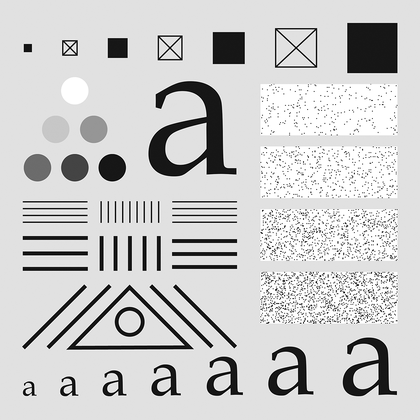
%> input picture CEG_7580/projects/project4/Fig0440(a)(testpattern).tif, 420 x 420 px, shrunk from 1024 x 1024 before the run; its folder holds only this picture in this run
$ octave --eval "Problem4;"   (GNU Octave 9; MATLAB toolbox functions it lacks are replaced by stand-ins)
%> lines starting %> are read from the running program, lines starting %| are printed output that depends on the picture; in (x1, y1, x2, y2) boxes, pixels count from 0 and x2, y2 are one past the last pixel; in counts of white or black regions, pixels touching at a corner belong together; the program's own positions count from 1
### CEG_7580/projects/project4/find_files_from_pattern.m

function imageFiles = find_files_from_pattern(patternStr, varargin)
%> called with patternStr = 'testpattern'
% load the image file names into a cell structure, based on figure pattern
% pattern string -> patternStr

    ext = '*.tif' ;
    if nargin > 1
        ext = varargin{1} ;
    end

    [currDir] = fileparts(mfilename('fullpath')) ;
    files = dir(fullfile(currDir, ext)) ;
    imageFiles = {} ;

    for k = 1:length(files)
        baseFileName = files(k).name ;
        if contains(baseFileName, patternStr)
            fullFileName = fullfile(currDir, baseFileName);
            imageFiles(end+1) = {fullFileName} ;
        end
    end

end

### CEG_7580/projects/project4/parse_inputs.m
function options_out = parse_inputs(options, varargin)

    %# define defaults at the beginning of the caller code so that you do not need to
    %# scroll way down in case you want to change something or if the help is
    %# incomplete

    %# read the acceptable names
    optionNames = fieldnames(options);

    %# count arguments
    nArgs = length(varargin{1});
    if round(nArgs/2)~=nArgs/2
        error('EXAMPLE needs propertyName/propertyValue pairs')
    end

    for pair = reshape(varargin{1},2,[]) %# pair is {propName;propValue}
        inpName = pair{1};
        if any(strcmp(inpName,optionNames))
            %# overwrite options. If you want you can test for the right class here
            %# Also, if you find out that there is an option you keep getting wrong,
            %# you can use "if strcmp(inpName,'problemOption'),testMore,end"-statements
            options.(inpName) = pair{2};
        else
            error('%s is not a recognized parameter name',inpName)
        end
    end

    options_out = options ;

end

### CEG_7580/projects/project4/freq_filter_image.m
function Gxy = freq_filter_image(I, P, Q, filterType, varargin)
% Pre processes image for frequency filtering
% I -> Image data matrix
% * variable arguements
% arg1 -> P (pad dim1)
% arg2 -> Q (pad dim2)

    % default values of potential user options
    options = struct('D0',50,'n',1,'center',[], 'pass_type', 'gaussian');

    options = parse_inputs(options, varargin) ;

    %get dimensions of input image
    [M, N] = size(I) ;

    %first, zero pad. Gonna assume that it is gonna be twice the dimension for now unless the user specifies
    % use the user passed dimensions for padding parameters
    pad = zeros(P,Q) ;
    pad(1:M, 1:N) = I ;
    %pad = padarray(I, [(P-M)/2, (Q-N)/2]) ;

    [Y, X] = meshgrid(1:Q, 1:P) ;

    % now center the image
    Fxy = (-1).^(X+Y) .* pad ;

    % apply fourier transform
    Fuv = fft2(Fxy) ;

    % return frequency domain data if that is all the user wants,
    % as opposed to applying a transfer function
    if strcmp(filterType, 'dft')
        Gxy = Fuv ;
        return
    end


    %retrieve transfer function on a P by Q grid
    [v, u] = meshgrid(1:Q, 1:P) ;

    Huv = get_freq_transfer_fun(u, v, filterType, options) ;
    % apply the transfer function to the Frequency domain image
    %Guv = real(Huv) .* real(Fuv) + imag(Huv).*imag(Fuv) ;
    Guv = Huv.* Fuv ;

    % go back to the spatial domain
    gp_xy = real(ifft2(Guv)) .*((-1).^(X+Y)) ;

    Gxy = gp_xy(1:M, 1:N) ;

end

### CEG_7580/projects/project4/get_freq_transfer_fun.m
function Huv =  get_freq_transfer_fun(u,v, filterType, varargin)
% u -> u dimension of 2D frequency domain, pased in as a mesh MxN
% v -> v dimension of 2D frequency domain, pased in as a mesh MxN
% filterType -> string determining what type of filter transfer function to apply
% supported filterTypes:
%   > gaussian (high/lowpass)
%   > ideal (high/lowpass)
%   > butterworth (high/lowpass)
%   > dft - for returning frequency domain fn only, just returns ones
%
% varargin{1} -> options struct: defines defaults and filter parameters, depending on what filter is used
% options: > D0 - cutoff frequency
%          > n - butterworth parameter
%          > center - user defined center coordinates for P by Q grid in frequency domain. 2 element vector
%          > pass_type - string for 'highpass' or 'lowpass'


    % set default arguements if user does not pass in options struct
    if nargin >=1
        options = varargin{1};
    else
        options = struct('D0',50,'n',1,'center',[], 'pass_type', 'gaussian');
    end

    % error handle for improper dimensions
    if any(size(u) ~= size(v))
        error('please pass in equal sized meshes for u and v')
    end

    if length(size(u)) > 2 || length(size(v)) > 2
        error('improper dimensions, pass in nxm dimensioned u and v domains ...')
    end

    % take in passed in u,v domains
    dims_u = size(u) ;
    dims_v = size(v) ;

    % user just passed in dimensions, create grid
    if (dims_u(1) == 1 && dims_u(2) == 1) && (dims_v(1)==1 && dims_v(2) == 1)
        u = 1:dims_u ;
        v = 1:dims_v ;

        [u, v] = meshgrid(u,v) ;

    else
        %user passed in a spaced array
        IS_U_Vector = dims_u(1) == 1 || dims_u(2) == 1 ;
        IS_V_Vector = dims_v(1) == 1 || dims_v(2) == 1 ;

        if IS_U_Vector && IS_V_Vector
            [u, v] = meshgrid(u,v);
        elseif (~IS_U_Vector && IS_V_Vector) || (IS_U_Vector && ~IS_V_Vector)
            error('Either pass in both vectors or both matrices, do not missmatch for u and v ...')
        end
    end

    [M, N] = size(u) ; % size of v will be the same

    % we are assuming that we are dealing with a symmetric, centered input matrix
    % in most cases, we will need to know the center

    % set default center to be in middle
    if isempty(options.center)
        center = [0 0] ;

        IS_M_EVEN = ~mod(M,2);
        IS_N_EVEN = ~mod(N,2);

        % check if even or odd. Estimate the center
        if IS_M_EVEN
            center(1) = floor(M/2) ;
        else
            center(1) = floor(M/2) + 1 ;
        end

        if IS_N_EVEN
            center(2) = floor(N/2) ;
        else
            center(2) = floor(N/2) + 1;
        end
    else
        % user passed in the center
        center = options.center ;
    end

    % get the transfer function
    switch filterType

        case 'lowpass'
            % compute the distance parameter
            D = sqrt((u - center(1)).^2 + (v - center(2)).^2) ;

            %compute centered transfer function
            if strcmp(options.pass_type, 'gaussian')

                Huv = exp(-1*D.^2 ./ (2*options.D0^2)) ;

            elseif strcmp(options.pass_type, 'butterworth')
                Huv = 1 ./ (1 + (D./options.D0).^(2*options.n)) ;

            elseif strcmp(options.pass_type, 'ideal')
                D(D<=options.D0) = 1 ;
                D(D>options.D0) = 0 ;
                Huv = D ;
            else
                error('Please enter a valide pass filter type: gaussian or butterworth ...')
            end

        case 'highpass'
            % compute the distance parameter
            D = sqrt((u - center(1)).^2 + (v - center(2)).^2) ;

            %compute centered transfer function
            if strcmp(options.pass_type, 'gaussian')
                LP = exp(-1*D.^2 ./ (2*options.D0^2)) ;
                Huv = 1 - LP ;
            elseif strcmp(options.pass_type, 'butterworth')
                Huv = 1 ./ (1 + (options.D0./D).^(2*options.n)) ;
            elseif strcmp(options.pass_type, 'ideal')
                D(D<options.D0) = 0 ;
                D(D>=options.D0) = 1 ;
                Huv = D ;
            else
                error('Please enter a valide pass filter type: gaussian or butterworth ...')
            end

        case 'dft'
            % will multiply Fuv simply by 1 in the caller function
            Huv = ones(size(u)) ;
        otherwise
            error('unrecognized input, please try again ...')

    end

end

### CEG_7580/projects/project4/Problem4.m
function Problem4(varargin)

    % load in file name. let TA pass it in to function if they wish
    files = {} ;
    if nargin >=1
        files = cell(varargin{1});
    else
        files = find_files_from_pattern('testpattern', '*.tif') ;
    end

    % the two cutoff frequencies to test
    radii = [60 160];

    % set butterworth constant
    n = 2 ;

    for f = files
        file = f{1} ;
        % load image
        I_int = imread(file) ;
%> I_int is the input picture: size 420x420 uint8; min 0, max 255, mean 204
        I_double = im2double(I_int) ;

        [M,N] = size(I_double);
%> M = 420; N = 420
        P = 2*M ;
%> P = 840
        Q = 2*N;
%> Q = 840

        % create figure handle
        fig1 = figure() ;
        set(0, 'CurrentFigure', fig1) ;

        imshow(I_double)
        title('Original Image')

        % create figure handle
        fig2 = figure() ;
        set(0, 'CurrentFigure', fig2) ;

        % get transformed image based on frequency filtering techniques of ideal, gaussian, and butterworth highpass filters

        Gxy_ideal_1 = freq_filter_image(I_double, P, Q, 'highpass', 'D0', radii(1), 'pass_type', 'ideal') ;
%> in parse_inputs, `nArgs = length(varargin{1});`: nArgs = 4
%> the loop in parse_inputs, `for pair = reshape(varargin{1},2,[])` made 2 passes
%> (pair, inpName) on passes 1 to 2: ({'D0', 60}, 'D0'), ({'pass_type', 'ideal'}, 'pass_type')
%> after the loop in parse_inputs, `for pair = reshape(varargin{1},2,[])`: options = {D0 60, n 1}
%> in get_freq_transfer_fun, `D(D>=options.D0) = 1 ;`:
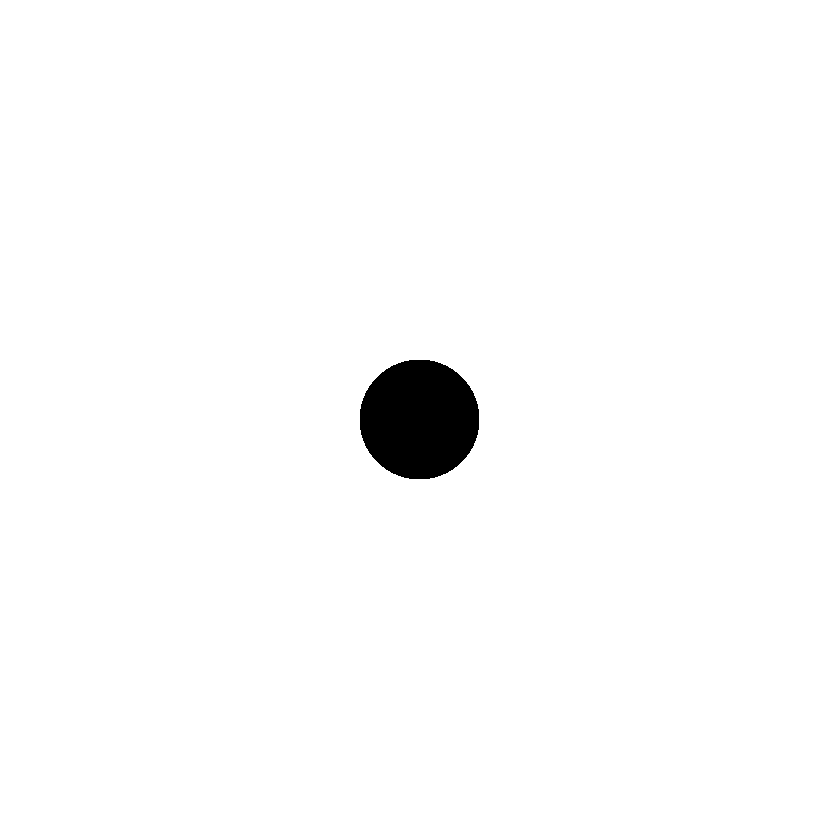
%> D: size 840x840 double; values 0 (black) and 1 (white), 98.4% white; 1 black region, box (x1, y1, x2, y2) and area: (360, 360, 479, 479) 11277
        Gxy_ideal_2 = freq_filter_image(I_double, P, Q, 'highpass', 'D0', radii(2), 'pass_type', 'ideal') ;
%> call 2 of freq_filter_image, with P = 840, Q = 840, filterType = 'highpass'
%> the loop in parse_inputs (call 2), `for pair = reshape(varargin{1},2,[])` made 2 passes
%> (pair, inpName) on passes 1 to 2: ({'D0', 160}, 'D0'), ({'pass_type', 'ideal'}, 'pass_type')
%> in freq_filter_image (call 2), `options = parse_inputs(options, varargin) ;`: options = {D0 160, n 1}
%> call 2 of get_freq_transfer_fun, with filterType = 'highpass'
%> in get_freq_transfer_fun (call 2), `D(D<options.D0) = 0 ;`:
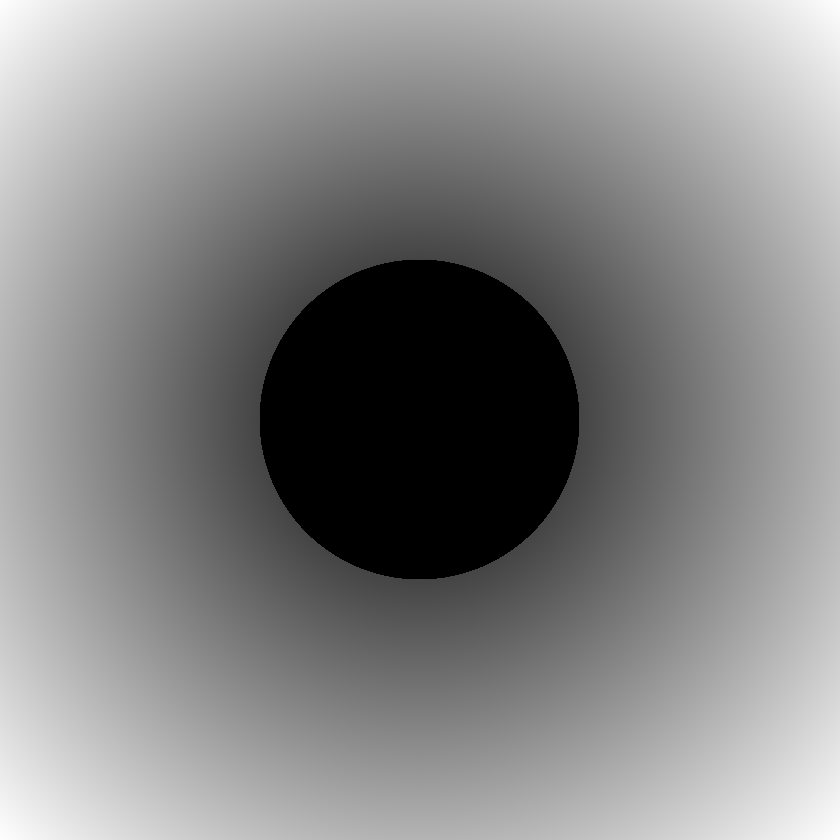
%> D: size 840x840 double; min 0, max 594, mean 309.2; drawn with min black and max white
%> in get_freq_transfer_fun (call 2), `D(D>=options.D0) = 1 ;`: D: size 840x840 double; values 0 (black) and 1 (white), 88.6% white; 1 black region, box (x1, y1, x2, y2) and area: (260, 260, 579, 579) 80369
%> in freq_filter_image (call 2), `Gxy = gp_xy(1:M, 1:N) ;`:
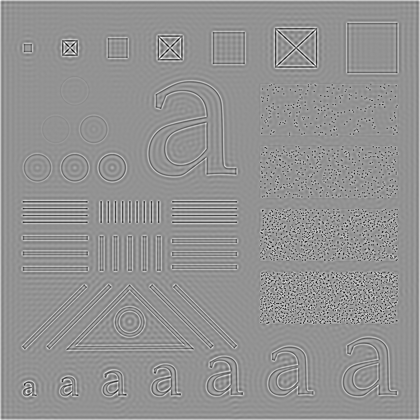
%> Gxy: size 420x420 double; min -0.78, max 0.576, mean 0.00198; drawn with min black and max white

        Gxy_gauss_1 = freq_filter_image(I_double, P, Q, 'highpass', 'D0', radii(1), 'pass_type', 'gaussian') ;
%> call 3 of freq_filter_image, with P = 840, Q = 840, filterType = 'highpass'
%> in freq_filter_image (call 3), `options = parse_inputs(options, varargin) ;`: options = {D0 60, n 1}
%> in freq_filter_image (call 3), `Gxy = gp_xy(1:M, 1:N) ;`:
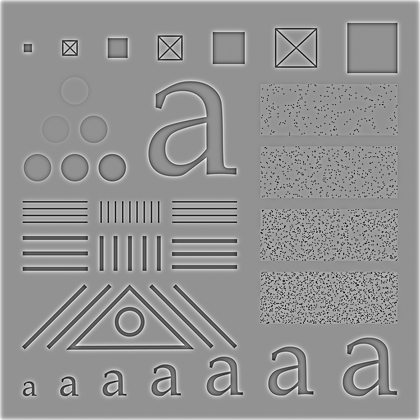
%> Gxy: size 420x420 double; min -0.81, max 0.603, mean 0.00754; drawn with min black and max white
        Gxy_gauss_2 = freq_filter_image(I_double, P, Q, 'highpass', 'D0', radii(2), 'pass_type', 'gaussian') ;
%> call 4 of get_freq_transfer_fun, with filterType = 'highpass'
%> in get_freq_transfer_fun (call 4), `LP = exp(-1*D.^2 ./ (2*options.D0^2)) ;`:
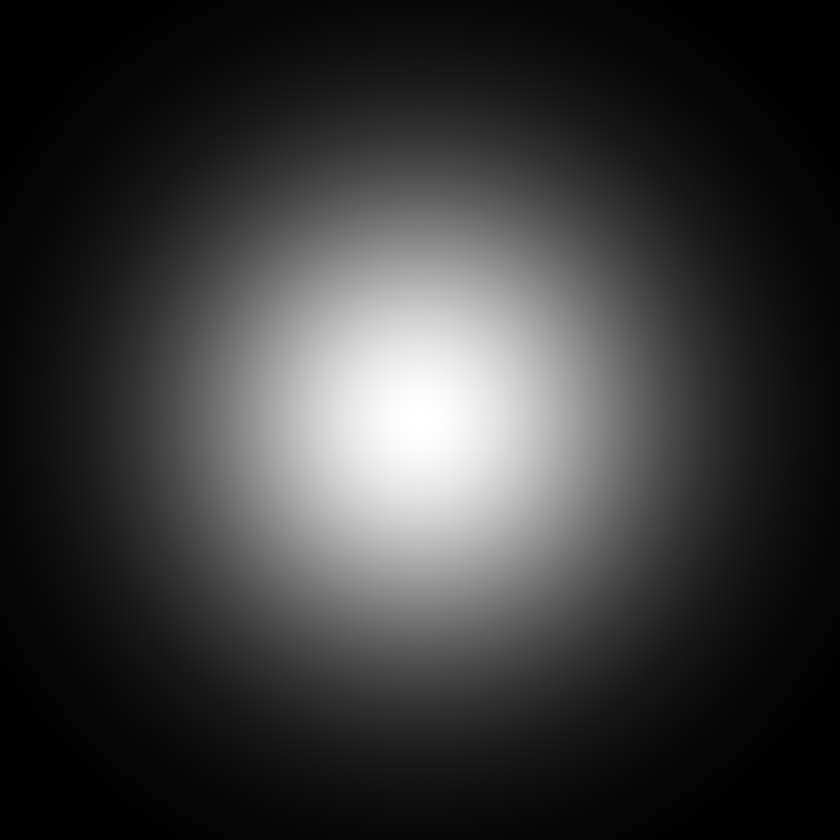
%> LP: size 840x840 double; min 0.00102, max 1, mean 0.224
%> in get_freq_transfer_fun (call 4), `Huv = 1 - LP ;`:
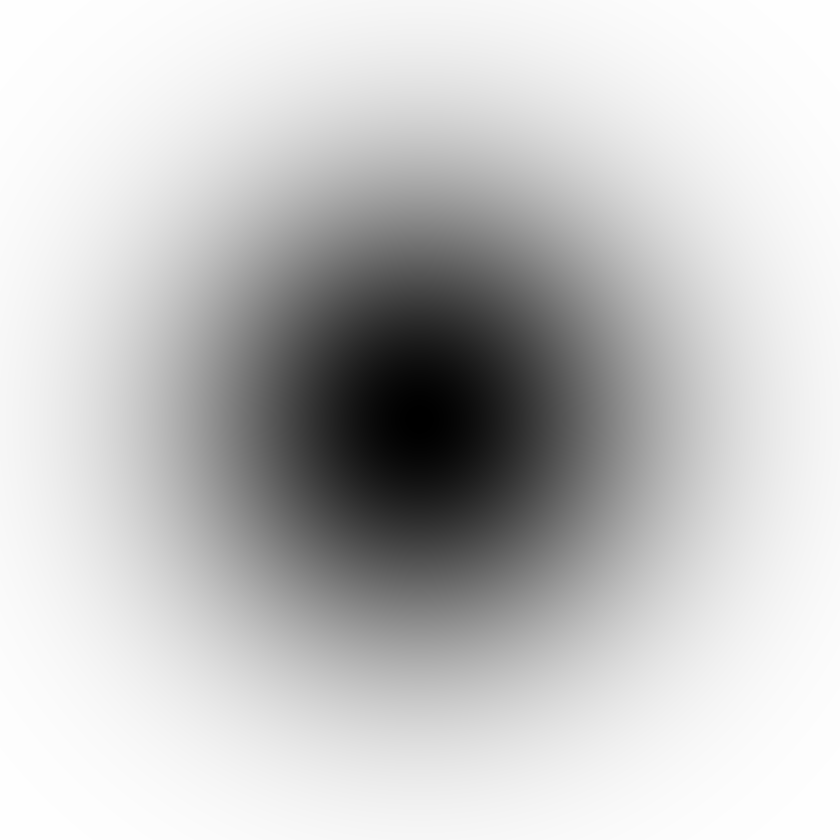
%> Huv: size 840x840 double; min 0, max 0.999, mean 0.776

        Gxy_butt_1 = freq_filter_image(I_double, P, Q, 'highpass', 'D0', radii(1), 'pass_type', 'butterworth', 'n', n);
        Gxy_butt_2 = freq_filter_image(I_double, P, Q, 'highpass', 'D0', radii(2), 'pass_type', 'butterworth', 'n', n);

        % display results
        subplot(2,3,1)
        imshow(Gxy_ideal_1)
        title(['Ideal Highpass Filter, D0 = ', num2str(radii(1))])

        subplot(2,3,2)
        imshow(Gxy_ideal_2)
        title(['Ideal Highpass Filter, D0 = ', num2str(radii(2))])

        subplot(2,3,3)
        imshow(Gxy_gauss_1)
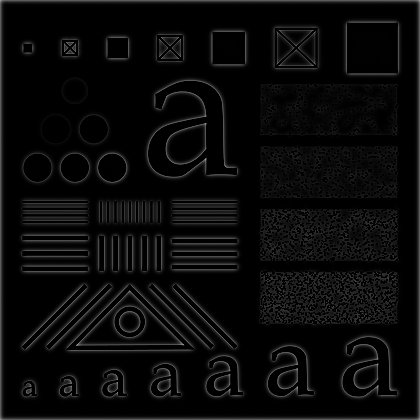
%> displayed picture: size 420x420, on the screen's scale of 0 to 255; min 0, max 154, mean 10.1
        title(['Gaussian Highpass Filter, D0 = ', num2str(radii(1))])

        subplot(2,3,4)
        imshow(Gxy_gauss_2)
        title(['Gaussian Highpass Filter, D0 = ', num2str(radii(2))])

        subplot(2,3,5)
        imshow(Gxy_butt_1)
        title(['Butterworth Highpass Filter, D0 = ', num2str(radii(1))])

        subplot(2,3,6)
        imshow(Gxy_butt_2)
        title(['Butterworth Highpass Filter, D0 = ', num2str(radii(2))])

    end


end
